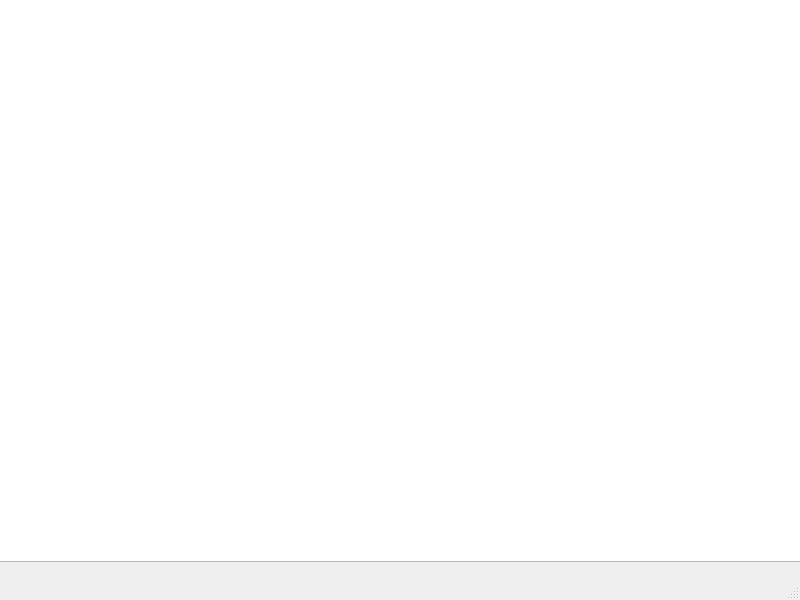
<?xml version="1.0" encoding="UTF-8"?>
<ui version="4.0">
 <class>ContentWindow</class>
 <widget class="QMainWindow" name="Ui_MainWindow">
  <property name="geometry">
   <rect>
    <x>0</x>
    <y>0</y>
    <width>800</width>
    <height>600</height>
   </rect>
  </property>
  <property name="windowTitle">
   <string>MainWindow</string>
  </property>
  <widget class="QWidget" name="centralwidget">
   <widget class="QTableWidget" name="tableWidget">
    <property name="geometry">
     <rect>
      <x>-10</x>
      <y>-19</y>
      <width>811</width>
      <height>581</height>
     </rect>
    </property>
    <property name="sizePolicy">
     <sizepolicy hsizetype="Maximum" vsizetype="Maximum">
      <horstretch>0</horstretch>
      <verstretch>0</verstretch>
     </sizepolicy>
    </property>
    <property name="maximumSize">
     <size>
      <width>16777215</width>
      <height>16777215</height>
     </size>
    </property>
    <property name="sizeAdjustPolicy">
     <enum>QAbstractScrollArea::AdjustToContents</enum>
    </property>
   </widget>
  </widget>
  <widget class="QMenuBar" name="menubar">
   <property name="geometry">
    <rect>
     <x>0</x>
     <y>0</y>
     <width>800</width>
     <height>24</height>
    </rect>
   </property>
   <property name="defaultUp">
    <bool>true</bool>
   </property>
   <property name="nativeMenuBar">
    <bool>false</bool>
   </property>
  </widget>
  <widget class="QStatusBar" name="statusbar"/>
 </widget>
 <resources/>
 <connections/>
</ui>
